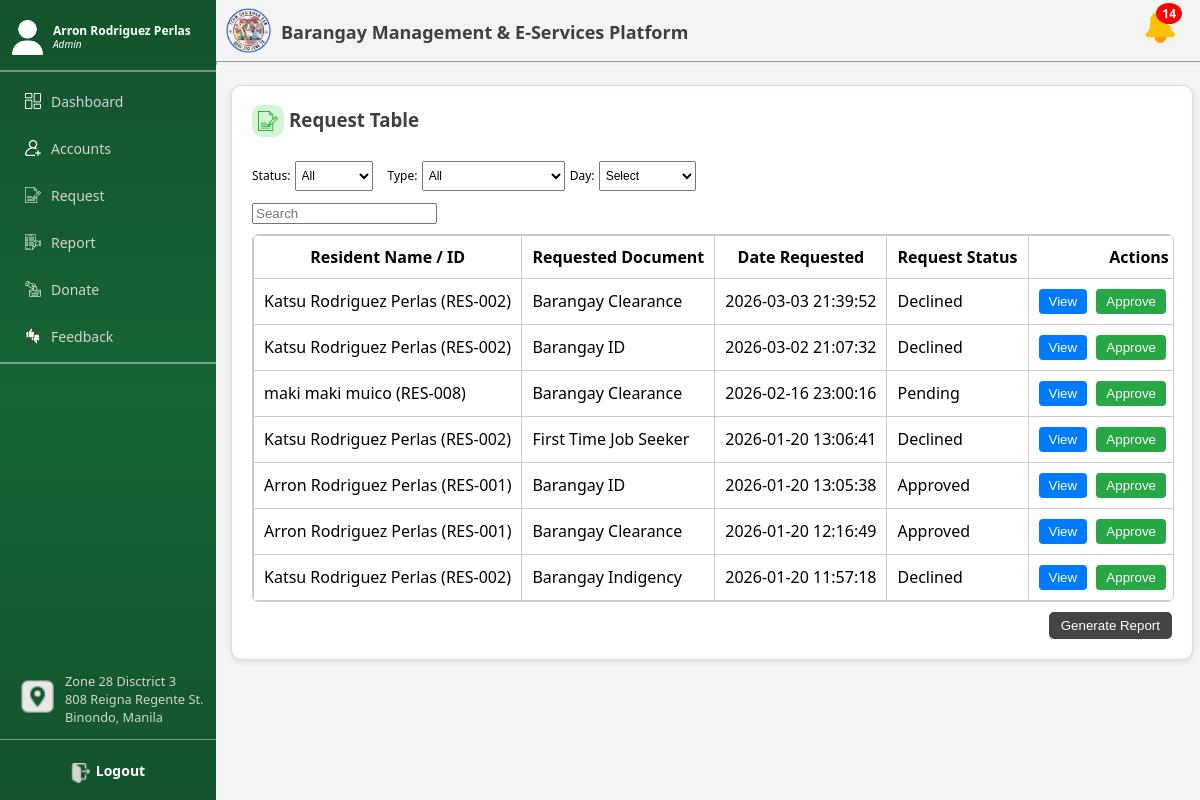
The app's page /Request.php (signed in), older data.
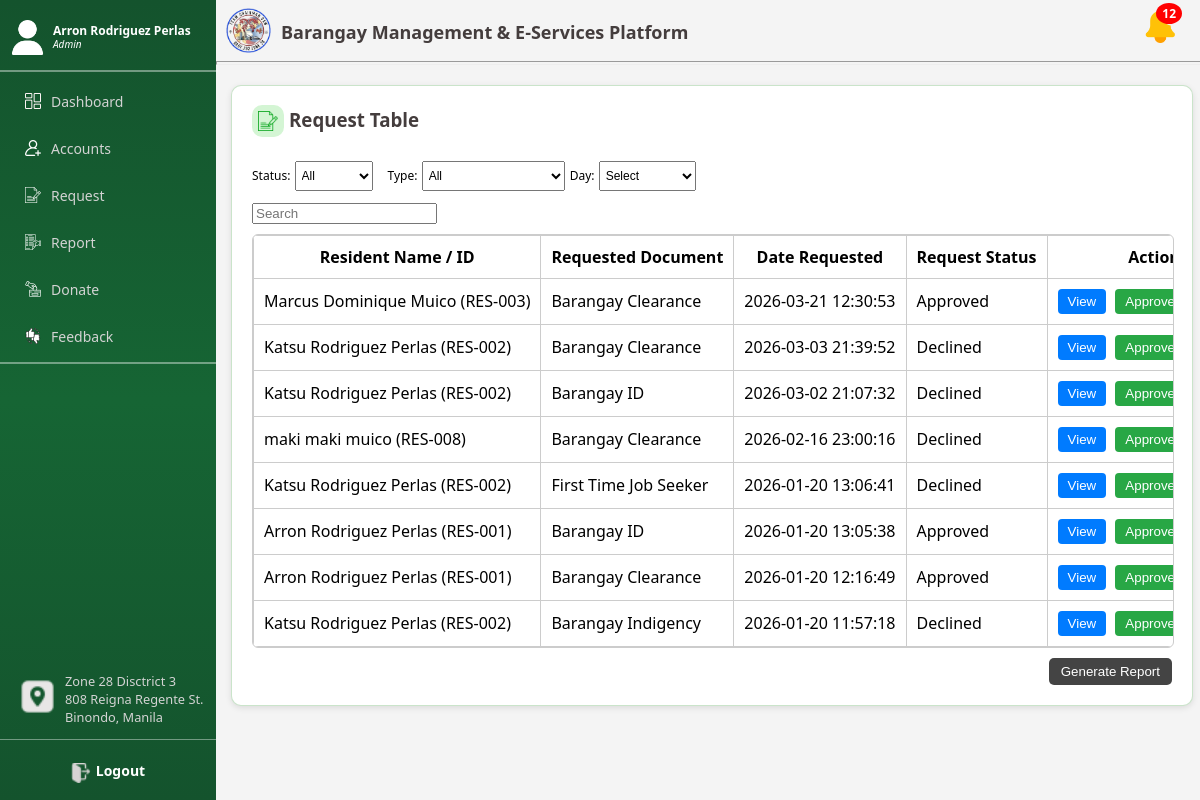
The same page, newer data.
### tables this page shows
CREATE TABLE `requests` (
  `request_id` int(11) NOT NULL,
  `user_id` int(11) NOT NULL,
  `fullname` varchar(255) NOT NULL,
  `address` varchar(255) NOT NULL,
  `purpose` varchar(255) NOT NULL,
  `document_type` varchar(100) NOT NULL,
  `guardian_name` varchar(255) DEFAULT NULL,
  `guardian_address` varchar(255) DEFAULT NULL,
  `guardian_contact` varchar(50) DEFAULT NULL,
  `status` enum('Pending','Approved','Declined') DEFAULT 'Pending',
  `created_at` datetime DEFAULT current_timestamp(),
  `date_requested` datetime DEFAULT current_timestamp(),
  `decline_reason` text DEFAULT NULL
);

CREATE TABLE `accounts` (
  `id` int(11) NOT NULL,
  `fullname` varchar(150) NOT NULL,
  `birthdate` date NOT NULL,
  `gender` varchar(20) NOT NULL,
  `civil_status` varchar(20) NOT NULL,
  `address` text NOT NULL,
  `phone` varchar(20) NOT NULL,
  `email` varchar(150) NOT NULL,
  `username` varchar(100) NOT NULL,
  `password` varchar(255) NOT NULL,
  `isf` varchar(10) NOT NULL,
  `household_head` varchar(150) NOT NULL,
  `pwd` varchar(10) NOT NULL,
  `solo_parent` varchar(10) NOT NULL,
  `pwd_proof` varchar(255) DEFAULT NULL,
  `solo_parent_proof` varchar(255) DEFAULT NULL,
  `role` varchar(50) DEFAULT 'resident',
  `status` varchar(50) DEFAULT 'active',
  `created_at` timestamp NOT NULL DEFAULT current_timestamp(),
  `profile_image` varchar(255) DEFAULT NULL,
  `status_message` varchar(255) DEFAULT NULL,
  `status_message_seen` tinyint(1) NOT NULL DEFAULT 0,
  `proof_of_residency` varchar(255) DEFAULT NULL
);

### Request.php (the view, shortened to what the rows shown need)
<?php
include 'db.php';
$recentNotifications = [];
$recentRequestsQuery = "SELECT 'Request' AS type, r.request_id AS id, r.document_type AS details, r.created_at AS date, a.fullname AS user
                        FROM requests r
                        JOIN accounts a ON r.user_id = a.id
                        WHERE r.status IN ('pending','Pending')
                        ORDER BY r.created_at DESC LIMIT 5";
$recentRequestsResult = $conn->query($recentRequestsQuery);
while ($recentRequestsResult && ($row = $recentRequestsResult->fetch_assoc())) {
    $recentNotifications[] = $row;
}
$recentReportsQuery = "SELECT 'Report' AS type, r.id AS id, r.reason AS details, r.created_at AS date, a.fullname AS user
                       FROM reports r
                       JOIN accounts a ON r.user_id = a.id
                       WHERE r.status IN ('pending','Pending')
                       ORDER BY r.created_at DESC LIMIT 5";
$recentReportsResult = $conn->query($recentReportsQuery);
while ($recentReportsResult && ($row = $recentReportsResult->fetch_assoc())) {
    $recentNotifications[] = $row;
}
$recentDonationsQuery = "SELECT 'Donation' AS type, d.id AS id, d.message AS details, d.created_at AS date, a.fullname AS user
                         FROM donations d
                         JOIN accounts a ON d.user_id = a.id
                         WHERE d.status = 'New'
                         ORDER BY d.created_at DESC LIMIT 5";
$recentDonationsResult = $conn->query($recentDonationsQuery);
while ($recentDonationsResult && ($row = $recentDonationsResult->fetch_assoc())) {
    $recentNotifications[] = $row;
}
$recentFeedbacksQuery = "SELECT 'Feedback' AS type, f.id AS id, f.feedback_text AS details, f.created_at AS date, a.fullname AS user
                         FROM feedbacks f
                         JOIN accounts a ON f.user_id = a.id
                         WHERE f.status = 'New'
                         ORDER BY f.created_at DESC LIMIT 5";
$recentFeedbacksResult = $conn->query($recentFeedbacksQuery);
while ($recentFeedbacksResult && ($row = $recentFeedbacksResult->fetch_assoc())) {
    $recentNotifications[] = $row;
}
$recentAccountsQuery = "SELECT 'Account' AS type, a.id AS id, CONCAT('New account: ', a.fullname) AS details, a.created_at AS date, a.fullname AS user
                        FROM accounts a
                        WHERE a.status = 'pending' AND a.role = 'resident'
                        ORDER BY a.created_at DESC LIMIT 5";
$recentAccountsResult = $conn->query($recentAccountsQuery);
while ($recentAccountsResult && ($row = $recentAccountsResult->fetch_assoc())) {
    $recentNotifications[] = $row;
}
$recentFollowUpsQuery = "
  SELECT 'FollowUp' AS type, af.id AS id, af.message AS details, af.created_at AS date, af.sender_email AS user
  FROM admin_followups af
  LEFT JOIN accounts a ON af.sender_email = a.email
  WHERE af.status = 'New'
    AND (a.status IS NULL OR a.status != 'active')
  ORDER BY af.created_at DESC
  LIMIT 5
";
$recentFollowUpsResult = $conn->query($recentFollowUpsQuery);
while ($recentFollowUpsResult && ($row = $recentFollowUpsResult->fetch_assoc())) {
    $recentNotifications[] = $row;
}
    ?>
<!DOCTYPE html>
<html lang="en">
<head>
<link rel="stylesheet" href="secretary.css">
</head>
<body>
<div class="content">
<div class="dashboard-header">
    <div class="header-left">
        <div class="header-text">
            <h1 class="res1">Barangay Management & E-Services Platform</h1>
        </div>
    </div>
</div>
<div id="cardrequest" class="cardrequest">
    <?php
    if (in_array($_SESSION['role'], ['Admin', 'SuperAdmin'])) {
        $sql = "SELECT
                    r.request_id,
                    r.document_type,
                    r.status,
                    r.date_requested,
                    r.purpose,
                    r.guardian_name,
                    r.guardian_address,
                    r.guardian_contact,
                    a.fullname,
                    a.address,
                    a.id AS resident_id
                FROM requests r
                INNER JOIN accounts a ON r.user_id = a.id
                WHERE 1=1";
        $sql .= " ORDER BY r.date_requested DESC";
        $stmt = $conn->prepare($sql);
        $stmt->execute();
        $result = $stmt->get_result();
        $requestRows = [];
        while ($result && $row = $result->fetch_assoc()) {
            $requestRows[] = $row;
        }
        echo "<div class='table-container'>";
        echo "<table border='1' cellpadding='10'>";
        echo "
            <tr>
                <th>Resident Name / ID</th>
                <th>Requested Document</th>
                <th>Date Requested</th>
                <th>Request Status</th>
                <th>Actions</th>
            </tr>
        ";
        if (!empty($requestRows)) {
            foreach ($requestRows as $row) {
                echo "<tr>";
                echo "<td>" . htmlspecialchars($row['fullname']) . " (RES-" . str_pad($row['resident_id'], 3, '0', STR_PAD_LEFT) . ")</td>";
                echo "<td>" . htmlspecialchars($row['document_type']) . "</td>";
                echo "<td>" . htmlspecialchars($row['date_requested']) . "</td>";
                echo "<td>" . htmlspecialchars(ucfirst($row['status'])) . "</td>";
                echo "<td>
                    <button class='btn-view' onclick='viewRequest(" . (int)$row['request_id'] . ")'>View</button>
                    <button class='btn-approve' onclick='openApprovalModal(" . (int)$row['request_id'] . ")'>Approve</button>
                    <button class='btn-decline' onclick='openDeclineModal(" . (int)$row['request_id'] . ")'>Decline</button>
                  </td>";
                echo "</tr>";
            }
        } else {
            echo "<tr><td colspan='5'>No requests found</td></tr>";
        }
        echo "</table>";
        echo "</div>";
    }
    ?>
</div>
</div>
</body>
</html>

Row changes from the older to the newer data that the page shows:
added requests: user.fullname "Marcus Dominique Muico", user "003", document_type "Barangay Clearance", date_requested "2026-03-21 12:30:53", status "Approved"
changed requests "maki maki muico": status "Pending" → "Declined"
Text that changed along with them:
$totalPending: "14" → "12"
